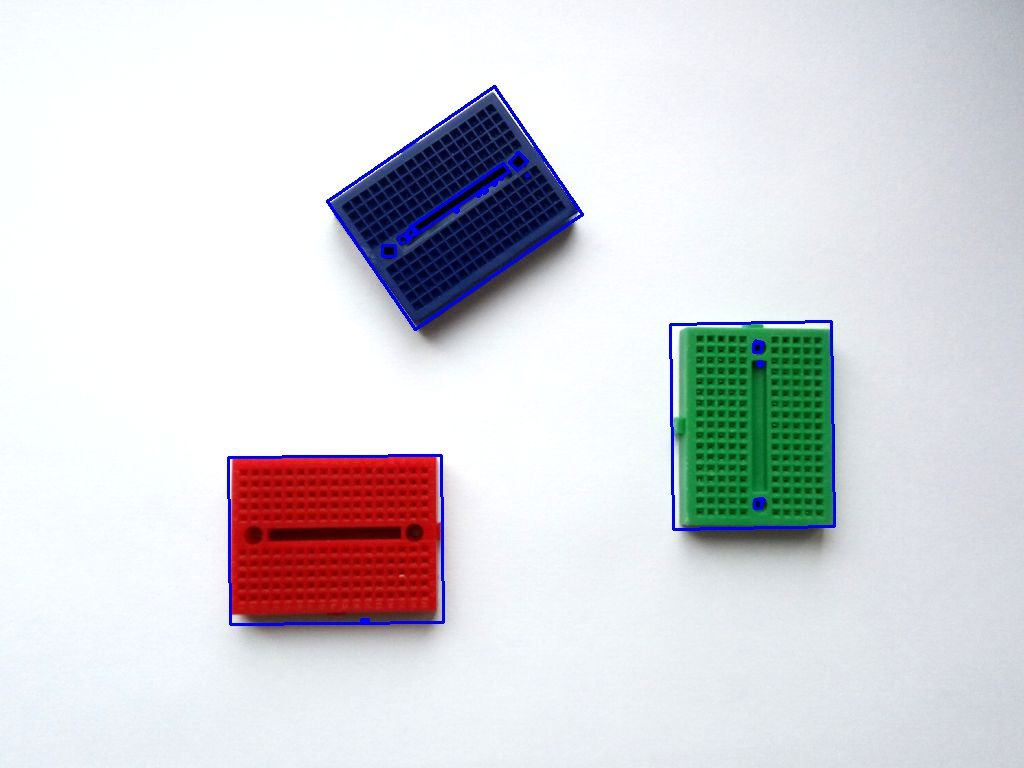
#> input picture Chess_CompVision/OpenCV_example/rects.jpg, 1024 x 768 px, found by its file name
$ python rect_image.py
#> lines starting #> are read from the running program, lines starting #| are printed output that depends on the picture; after the words box and inside, x2 and y2 are one past the last pixel; in counts of white or black regions, pixels touching at a corner belong together
import sys
import numpy as np
import cv2 as cv
import math

hsv_min = np.array((0, 0, 73), np.uint8)
hsv_max = np.array((203, 255, 154), np.uint8)

color_blue = (255, 0, 0)
color_yellow = (0, 255, 255)

if __name__ == "__main__":
    fn = "/home/dizamer/MyPythonProjects/SMLRobotic/OpenCV/color_and_shape/rects.jpg"  # имя файла, который будем анализировать
    img = cv.imread(fn)
#> img is the input picture: shape (768, 1024, 3); mean B, G, R 219.2, 214.8, 214.7

    hsv = cv.cvtColor(img, cv.COLOR_BGR2HSV)  # меняем цветовую модель с BGR на HSV
#> hsv: shape (768, 1024, 3); mean H, S, V 85.5, 34.1, 228
    thresh = cv.inRange(hsv, hsv_min, hsv_max)  # применяем цветовой фильтр
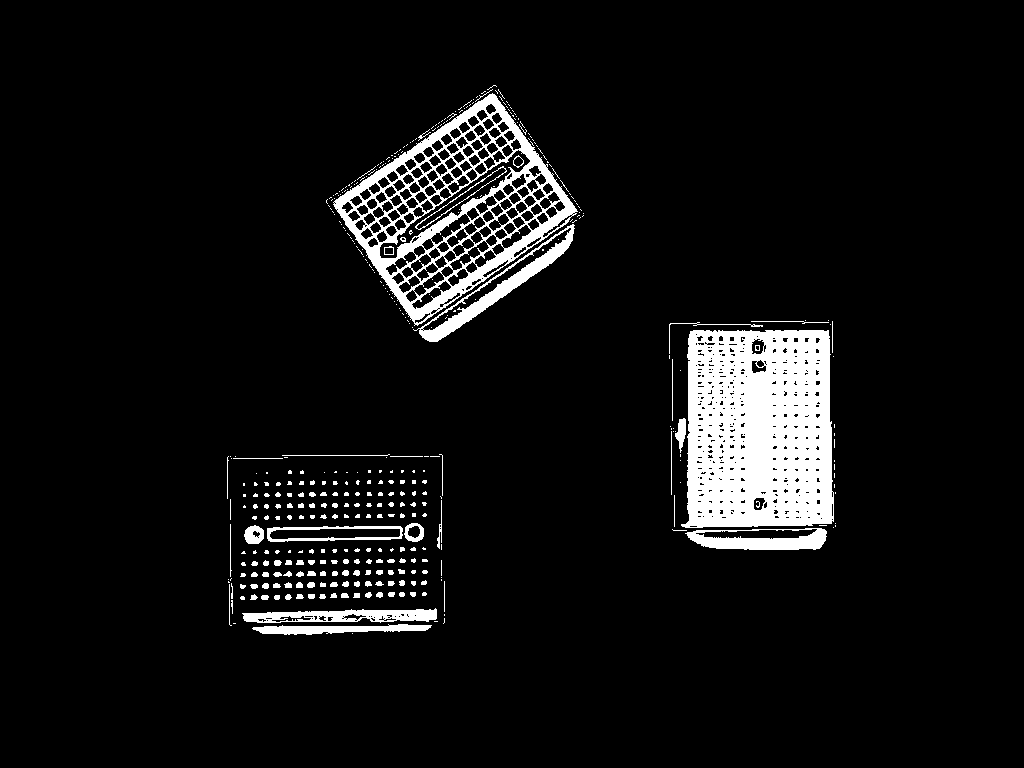
#> thresh: shape (768, 1024); 6.9% white; 414 white regions (302 under 20 px)
    contours0, hierarchy = cv.findContours(
        thresh.copy(), cv.RETR_TREE, cv.CHAIN_APPROX_SIMPLE
    )
#> contours0 = 940 contours, 707 with area under 20; largest, box (x1, y1, x2, y2) and area: (333, 93, 578, 326) 29332, (681, 330, 834, 528) 27753, (413, 224, 575, 342) 3650, (379, 149, 531, 259) 2648, (685, 528, 827, 550) 2467

    # перебираем все найденные контуры в цикле
    for cnt in contours0:
        if len(cnt) >= 4:
            rect = cv.minAreaRect(cnt)  # пытаемся вписать прямоугольник
            box = cv.boxPoints(rect)  # поиск четырех вершин прямоугольника
            box = np.int32(box)  # округление координат
            center = (int(rect[0][0]), int(rect[0][1]))
            area = int(rect[1][0] * rect[1][1])  # вычисление площади
            # вычисление координат двух векторов, являющихся сторонам прямоугольника
            edge1 = np.int32((box[1][0] - box[0][0], box[1][1] - box[0][1]))
            edge2 = np.int32((box[2][0] - box[1][0], box[2][1] - box[1][1]))

            # выясняем какой вектор больше
            usedEdge = edge1
            if cv.norm(edge2) > cv.norm(edge1):
                usedEdge = edge2
            reference = (1, 0)  # горизонтальный вектор, задающий горизонт

            # вычисляем угол между самой длинной стороной прямоугольника и горизонтом
            angle = (
                180.0
                / math.pi
                * math.acos(
                    (reference[0] * usedEdge[0] + reference[1] * usedEdge[1])
                    / (cv.norm(reference) * cv.norm(usedEdge))
                )
            )

            if 1000 < area < 200000:
                cv.drawContours(img, [box], 0, (0, 0, 255), 2)  # рисуем прямоугольник
                cv.circle(
                    img, center, 5, color_yellow, 2
                )  # рисуем маленький кружок в центре прямоугольника
                # выводим в кадр величину угла наклона
                cv.putText(
                    img,
                    "%d" % int(angle),
                    (center[0] + 20, center[1] - 20),
                    cv.FONT_HERSHEY_SIMPLEX,
                    1,
                    color_yellow,
                    2,
                )
#> this loop made 940 passes
#> (rect, box, center, area, edge2, angle) on passes 11, 20, 28, 37, 40: (((261.5, 619.6), (3.88, 8.97), -75.96), [[265, 622], [256, 620], [257, 616], [266, 618]], (261, 619), 34, [1, -4], 167.5), (((330, 618.5), (5, 6), -90), [[333, 621], [327, 621], [327, 616], [333, 616]], (330, 618), 30, [0, -5], 180), (((322.8, 618.3), (6.36, 7.07), -45), [[323, 623], [318, 618], [322, 613], [327, 618]], (322, 618), 44, [4, -5], 135), (((354.5, 616.5), (6.57, 22.79), -84.29), [[365, 620], [342, 618], [343, 612], [366, 614]], (354, 616), 149, [1, -6], 175), (((276.5, 597), (4, 5), -90), [[279, 599], [274, 599], [274, 595], [279, 595]], (276, 597), 20, [0, -4], 180)
#> (rect, box, center, area, edge1, angle) on passes 2, 7, 12, 24, 32: (((341.5, 629.1), (179, 9.27), -0.541), [[252, 634], [251, 625], [430, 623], [431, 632]], (341, 629), 1660, [-1, -9], 0.64), (((339.1, 615.8), (194, 13.34), -0.682), [[242, 623], [241, 610], [435, 607], [436, 621]], (339, 615), 2589, [-1, -13], 0.886), (((389.4, 618.9), (13.03, 3.42), -6.34), [[383, 621], [382, 617], [395, 616], [396, 619]], (389, 618), 44, [-1, -4], 4.4), (((381.5, 618.5), (5.66, 4.24), -45), [[381, 622], [378, 619], [382, 615], [385, 618]], (381, 618), 23, [-3, -3], 45), (((291, 618.1), (40.05, 6.43), -3.18), [[271, 622], [270, 616], [310, 613], [311, 620]], (290, 618), 257, [-1, -6], 4.29)
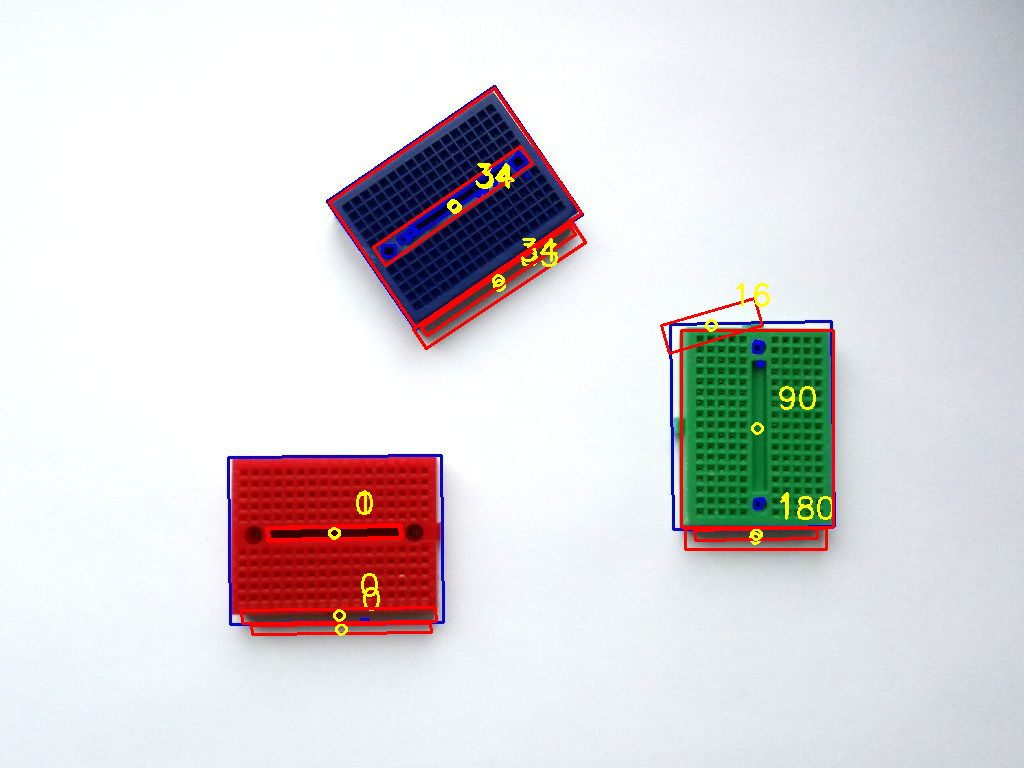
#> img: shape (768, 1024, 3); 2.06% of pixels changed, all inside (x1, y1, x2, y2) = (240, 87, 835, 636)

    cv.imshow("contours", img)  # вывод обработанного кадра в окно

    cv.waitKey()
    cv.destroyAllWindows()
